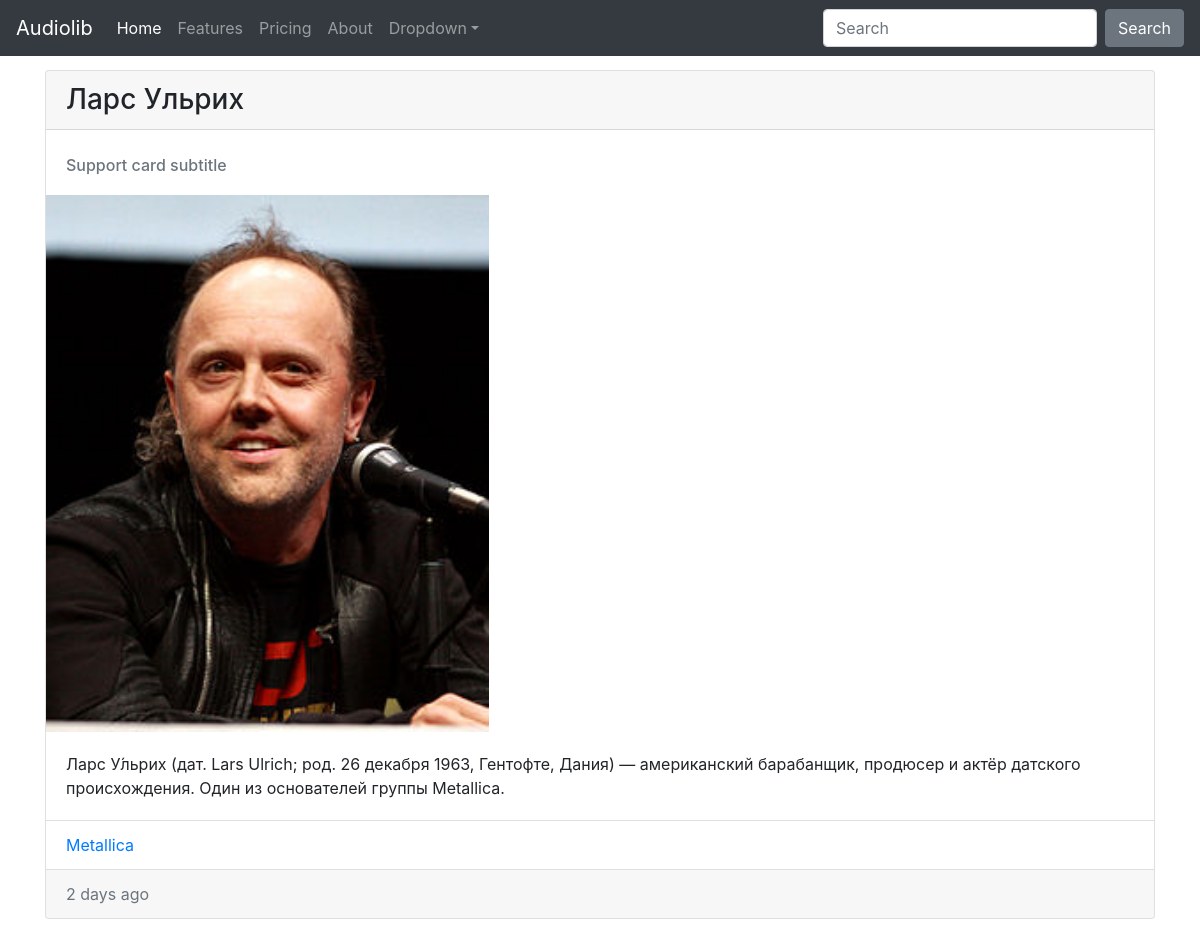
Screenshot of /artists/lars-ulrih/ with the database file from the repository.
### audiolib/models.py (models this page shows, shortened)
class Artist(models.Model):
    nickname = models.CharField('Псевдоним', max_length=100, blank=True)
    first_name = models.CharField('Имя артиста', max_length=100, blank=True)
    second_name = models.CharField('Отчество\Второе имя', max_length=100, blank=True)
    surname = models.CharField('Фамилия артиста', max_length=100, blank=True)
    band = models.ManyToManyField('Band', verbose_name='Группа', related_name='Band', blank=True)
    bio = models.TextField('Биография')
    dob = models.PositiveIntegerField('Дата рождения', default=2020)
    photo = models.ImageField('Фото', upload_to='artists/')
    slug = models.SlugField(max_length=201, unique=True, blank=True)
    objects = ArtistManager()
    def __str__(self):
        if self.nickname == '':
            return f'{self.first_name} {self.surname}'
        else:
            return self.nickname
    class Meta:
        verbose_name = 'Артист'
        verbose_name_plural = "Артисты"

class Band(models.Model):
    name = models.CharField('Название группы', max_length=150)
    artist = models.ManyToManyField(Artist, verbose_name='Артисты', blank=True, related_name='band_artists')
    description = models.TextField('Описание')
    logo = models.ImageField('Логотип группы', upload_to='band/')
    slug = models.SlugField(max_length=150, unique=True, blank=True)
    class Meta:
        verbose_name = 'Группа'
        verbose_name_plural = 'Группы'
    def get_absolute_url(self):
        return reverse('band_detail', kwargs={'slug': self.slug})

### audiolib/views.py (the view)
# urls.py: path('artists/<slug:slug>/',views.ArtistDetailView.as_view(), name='artist_detail'),
class ArtistDetailView(DetailView):
    model = Artist
    slug_field = 'slug'

### audiolib/models.py (called while the page is built)
    def get_queryset(self):
        return ArtistQuerySet(self.model,using=self._db)

### templates/audiolib/artist_detail.html (shortened to what this page needs)
{% extends 'audiolib/base.html' %}
{% load static %}
{% block content %}
    <div class="card mb-3">
  <h3 class="card-header">{{ artist }}</h3>
  <div class="card-body">
    <h6 class="card-subtitle text-muted">Support card subtitle</h6>
  </div>
  <img style="height: 40%; width: 40%; display: block;" src="{{ artist.photo.url }}" alt="Card image">
  <div class="card-body">
    <p class="card-text">{{ artist.bio }}</p>
  </div>
  <ul class="list-group list-group-flush">
      {% for b in artist.band.all %}
    <li class="list-group-item">
       <a href="{{ b.get_absolute_url }}">{{ b.name }}</a>
    </li>
      {% endfor %}
  </ul>
  <div class="card-footer text-muted">
    2 days ago
  </div>
</div>
{% endblock %}

### rows the page displays
Artist: nickname+first_name+surname "Ларс Ульрих", photo (picture), bio "Ларс У́льрих (дат. Lars Ulrich; род. 26 декабря 1963, Гентофте, Дания) — американский барабанщик, продюсер и актёр датского происхождения. Один из основателей группы Metallica."
Band: name "Metallica"
